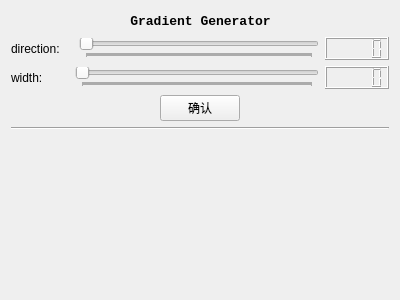
<?xml version="1.0" encoding="UTF-8"?>
<ui version="4.0">
 <class>GradientWidget</class>
 <widget class="QWidget" name="GradientWidget">
  <property name="geometry">
   <rect>
    <x>0</x>
    <y>0</y>
    <width>400</width>
    <height>300</height>
   </rect>
  </property>
  <property name="windowTitle">
   <string>Gradient Generator</string>
  </property>
  <layout class="QVBoxLayout" name="verticalLayout">
   <item>
    <layout class="QHBoxLayout" name="horizontalLayout">
     <item>
      <spacer name="horizontalSpacer">
       <property name="orientation">
        <enum>Qt::Horizontal</enum>
       </property>
       <property name="sizeHint" stdset="0">
        <size>
         <width>40</width>
         <height>20</height>
        </size>
       </property>
      </spacer>
     </item>
     <item>
      <widget class="QLabel" name="label">
       <property name="font">
        <font>
         <family>Courier New</family>
         <pointsize>10</pointsize>
         <weight>75</weight>
         <bold>true</bold>
        </font>
       </property>
       <property name="text">
        <string>Gradient Generator</string>
       </property>
       <property name="alignment">
        <set>Qt::AlignCenter</set>
       </property>
      </widget>
     </item>
     <item>
      <spacer name="horizontalSpacer_2">
       <property name="orientation">
        <enum>Qt::Horizontal</enum>
       </property>
       <property name="sizeHint" stdset="0">
        <size>
         <width>40</width>
         <height>20</height>
        </size>
       </property>
      </spacer>
     </item>
    </layout>
   </item>
   <item>
    <layout class="QHBoxLayout" name="horizontalLayout_5">
     <item>
      <widget class="QLabel" name="label_4">
       <property name="text">
        <string>direction:    </string>
       </property>
      </widget>
     </item>
     <item>
      <widget class="QSlider" name="direction_SL">
       <property name="maximum">
        <number>360</number>
       </property>
       <property name="pageStep">
        <number>1</number>
       </property>
       <property name="orientation">
        <enum>Qt::Horizontal</enum>
       </property>
       <property name="tickPosition">
        <enum>QSlider::TicksBelow</enum>
       </property>
      </widget>
     </item>
     <item>
      <widget class="QLCDNumber" name="direction_LCD"/>
     </item>
    </layout>
   </item>
   <item>
    <layout class="QHBoxLayout" name="horizontalLayout_3">
     <item>
      <widget class="QLabel" name="label_3">
       <property name="text">
        <string>width:        </string>
       </property>
      </widget>
     </item>
     <item>
      <widget class="QSlider" name="width_SL">
       <property name="maximum">
        <number>1000</number>
       </property>
       <property name="pageStep">
        <number>1</number>
       </property>
       <property name="orientation">
        <enum>Qt::Horizontal</enum>
       </property>
       <property name="tickPosition">
        <enum>QSlider::TicksBelow</enum>
       </property>
      </widget>
     </item>
     <item>
      <widget class="QLCDNumber" name="width_LCD"/>
     </item>
    </layout>
   </item>
   <item>
    <layout class="QHBoxLayout" name="horizontalLayout_4">
     <item>
      <spacer name="horizontalSpacer_4">
       <property name="orientation">
        <enum>Qt::Horizontal</enum>
       </property>
       <property name="sizeHint" stdset="0">
        <size>
         <width>40</width>
         <height>20</height>
        </size>
       </property>
      </spacer>
     </item>
     <item>
      <widget class="QPushButton" name="confirm_BT">
       <property name="text">
        <string>确认</string>
       </property>
      </widget>
     </item>
     <item>
      <spacer name="horizontalSpacer_3">
       <property name="orientation">
        <enum>Qt::Horizontal</enum>
       </property>
       <property name="sizeHint" stdset="0">
        <size>
         <width>40</width>
         <height>20</height>
        </size>
       </property>
      </spacer>
     </item>
    </layout>
   </item>
   <item>
    <widget class="Line" name="line">
     <property name="orientation">
      <enum>Qt::Horizontal</enum>
     </property>
    </widget>
   </item>
   <item>
    <spacer name="verticalSpacer">
     <property name="orientation">
      <enum>Qt::Vertical</enum>
     </property>
     <property name="sizeHint" stdset="0">
      <size>
       <width>20</width>
       <height>141</height>
      </size>
     </property>
    </spacer>
   </item>
  </layout>
 </widget>
 <resources/>
 <connections>
  <connection>
   <sender>direction_SL</sender>
   <signal>valueChanged(int)</signal>
   <receiver>direction_LCD</receiver>
   <slot>display(int)</slot>
   <hints>
    <hint type="sourcelabel">
     <x>247</x>
     <y>56</y>
    </hint>
    <hint type="destinationlabel">
     <x>345</x>
     <y>55</y>
    </hint>
   </hints>
  </connection>
  <connection>
   <sender>width_SL</sender>
   <signal>valueChanged(int)</signal>
   <receiver>width_LCD</receiver>
   <slot>display(int)</slot>
   <hints>
    <hint type="sourcelabel">
     <x>239</x>
     <y>82</y>
    </hint>
    <hint type="destinationlabel">
     <x>373</x>
     <y>82</y>
    </hint>
   </hints>
  </connection>
 </connections>
</ui>
